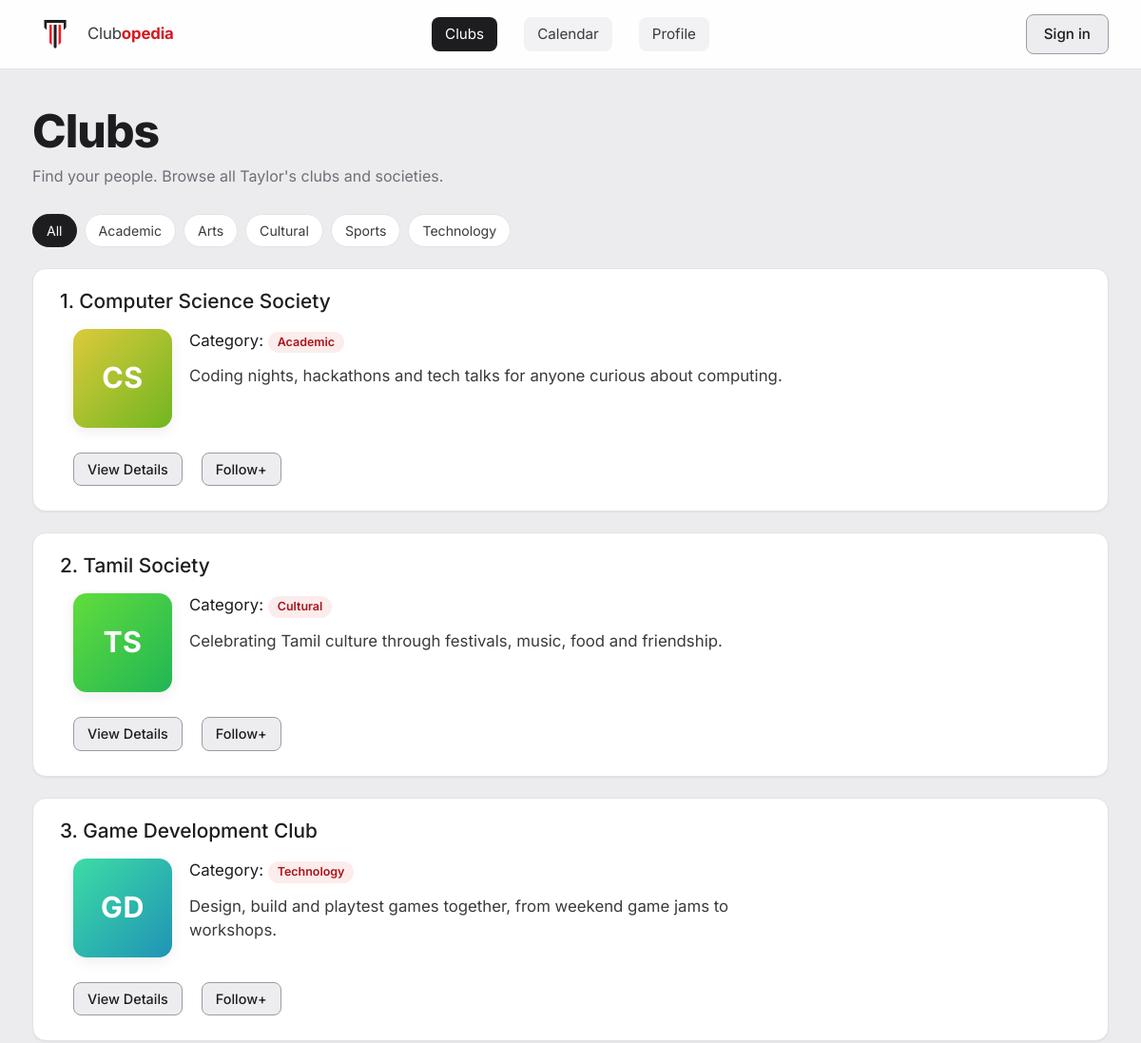
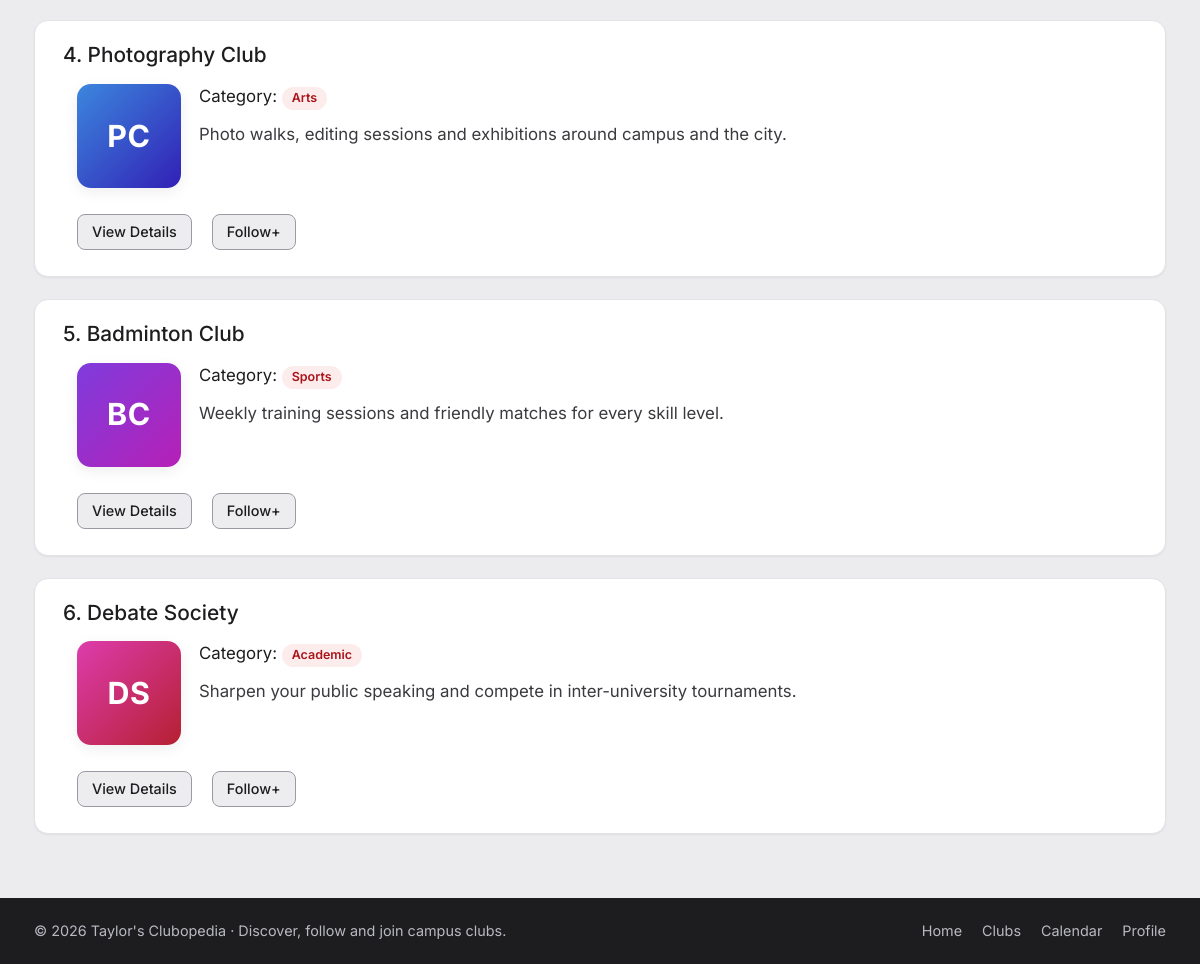
Screenshot of /clubs.php with the database file from the repository (2 pictures, top to bottom).
### tables this page shows
CREATE TABLE `clubs` (
  `club_id`       INT NOT NULL AUTO_INCREMENT,
  `club_name`     VARCHAR(150) NOT NULL,
  `category`      VARCHAR(50) NOT NULL,
  `description`   TEXT,
  `image`         VARCHAR(255) DEFAULT NULL,
  `organiser_id`  INT DEFAULT NULL COMMENT 'user who can edit this club',
  PRIMARY KEY (`club_id`),
  KEY `idx_clubs_organiser` (`organiser_id`),
  CONSTRAINT `fk_clubs_organiser` FOREIGN KEY (`organiser_id`) REFERENCES `users` (`user_id`) ON DELETE SET NULL
);

### includes/data.php (called while the page is built, shortened)
<?php
require_once __DIR__ . '/auth.php';
$currentUser = currentUser();
$clubs = $pdo->query(
    'SELECT club_id, club_name, category, description, image, organiser_id
     FROM clubs
     ORDER BY club_id'
)->fetchAll();

### includes/functions.php (called while the page is built, shortened)
<?php
function e($text)
{
    return htmlspecialchars((string) $text, ENT_QUOTES, 'UTF-8');
}
function isOrganiserOf($club, $user)
{
    return $user !== null && $user['role'] === 'organiser' && $club['organiser_id'] == $user['user_id'];
}
function initials($name)
{
    $result = '';
    foreach (preg_split('/\s+/', trim($name)) as $word) {
        if ($word !== '' && ctype_alpha($word[0])) {
            $result .= strtoupper($word[0]);
        }
        if (strlen($result) === 2) {
            break;
        }
    }
    return $result;
}
function clubHue($clubId)
{
    return ($clubId * 53) % 360;
}

### includes/auth.php (called while the page is built, shortened)
<?php
function currentUser()
{
    static $user = false;
    if ($user === false) {
        $user = null;
    }
    return $user;
}

### clubs.php (the view, shortened to what this page needs)
<?php
require 'includes/functions.php';
require 'includes/data.php';
usort($clubs, fn($a, $b) => isOrganiserOf($b, $currentUser) <=> isOrganiserOf($a, $currentUser));
$categories = array_unique(array_column($clubs, 'category'));
sort($categories);
require 'includes/header.php';
?>
<div class="container">
    <div class="page-head animate">
        <h1 class="page-title">Clubs</h1>
        <p class="page-subtitle">Find your people. Browse all Taylor's clubs and societies.</p>
    </div>
    <div class="clubs-toolbar animate" style="--i: 1">
        <button type="button" class="filter-chip active" data-category="All">All</button>
        <?php foreach ($categories as $category): ?>
            <button type="button" class="filter-chip" data-category="<?= e($category) ?>"><?= e($category) ?></button>
        <?php endforeach; ?>
    </div>
    <div class="club-list">
        <?php foreach ($clubs as $index => $club): ?>
            <?php
                $clubId      = (int) $club['club_id'];
                $isOwnClub   = isOrganiserOf($club, $currentUser);
            ?>
            <article class="card club-card animate<?= $isOwnClub ? ' is-own' : '' ?>" id="club-card-<?= $clubId ?>"
                     data-category="<?= e($club['category']) ?>" style="--i: <?= min($index + 2, 8) ?>">
                <h2 class="club-name">
                    <?= $index + 1 ?>. <?= e($club['club_name']) ?>
                </h2>
                <?php if ($isOwnClub): ?>
                    <!-- ORGANISER VIEW: the details can be edited in place.
                         Sent to actions/update_club.php -->
                    <form class="club-edit-form" action="actions/update_club.php" method="POST">
                        <?= csrfField() ?>
                        <?= returnField() ?>
                        <input type="hidden" name="club_id" value="<?= $clubId ?>">
                        <div class="club-content">
                            <div class="club-avatar club-image" style="--hue: <?= clubHue($clubId) ?>"><?= initials($club['club_name']) ?></div>
                            <div class="club-info">
                                <p class="club-category">
                                    Category:
                                    <span class="view-only badge"><?= e($club['category']) ?></span>
                                    <select class="edit-only select" name="category" aria-label="Category">
                                        <?php foreach ($categoryOptions as $option): ?>
                                            <option <?= $option === $club['category'] ? 'selected' : '' ?>><?= e($option) ?></option>
                                        <?php endforeach; ?>
                                    </select>
                                </p>
                                <p class="club-description view-only"><?= e($club['description']) ?></p>
                                <textarea class="edit-only input-line club-description-input" name="description" rows="2"
                                          maxlength="500" aria-label="Club description"><?= e($club['description']) ?></textarea>
                            </div>
                        </div>
                        <div class="club-actions">
                            <button type="button" class="btn btn-outline btn-sm view-only" data-edit-toggle>Edit Details</button>
                            <button type="submit" class="btn btn-dark btn-sm edit-only">Save Details</button>
                            <button type="button" class="btn btn-outline btn-sm edit-only" data-edit-toggle>Cancel</button>
                            <button type="button" class="btn btn-outline btn-sm" data-open="add-event-<?= $clubId ?>">Add Event</button>
                        </div>
                    </form>
                <?php else: ?>
                    <div class="club-content">
                        <div class="club-avatar club-image" style="--hue: <?= clubHue($clubId) ?>"><?= initials($club['club_name']) ?></div>
                        <div class="club-info">
                            <p class="club-category">Category: <span class="badge"><?= e($club['category']) ?></span></p>
                            <p class="club-description"><?= e($club['description']) ?></p>
                        </div>
                    </div>
                    <div class="club-actions">
                        <button type="button" class="btn btn-outline btn-sm" data-open="club-<?= $clubId ?>">View Details</button>
                        <?php if ($currentUser === null): ?>
                            <a href="login.php" class="btn btn-outline btn-sm">Follow+</a>
                        <?php endif; ?>
                    </div>
                <?php endif; ?>
            </article>
        <?php endforeach; ?>
    </div>
</div>
<?php require 'includes/footer.php'; ?>

### css/style.css (style rules this page uses)
:root { --accent: #d71920; --accent-dark: #a9141a; --accent-soft: #fdecec; --ink: #1d1d1f; --ink-soft: #3a3a3f; --muted: #6e6e78; --link: #3b82f6; --bg: #ececef; --surface: #ffffff; --line: #e2e2e7; --chip: #f2f2f4; --radius-sm: 8px; --radius: 14px; --radius-lg: 20px; --shadow-sm: 0 1px 2px rgba(0, 0, 0, .06); --shadow: 0 4px 14px rgba(0, 0, 0, .07); --shadow-lg: 0 14px 34px rgba(0, 0, 0, .12); --ease: cubic-bezier(.22, .61, .36, 1); }
*, *::before, *::after { box-sizing: border-box; }
html { scroll-behavior: smooth; }
body { margin: 0; min-height: 100vh; display: flex; flex-direction: column; font-family: 'Inter', system-ui, -apple-system, 'Segoe UI', Roboto, sans-serif; font-size: 16px; line-height: 1.5; color: var(--ink); background: var(--bg); -webkit-font-smoothing: antialiased; }
a { color: inherit; text-decoration: none; }
h1, h2, h3, h4 { margin: 0; line-height: 1.2; }
p { margin: 0; }
.container { width: 100%; max-width: 1180px; margin: 0 auto; padding: 0 24px; }
.page-title { font-size: clamp(2.2rem, 4vw, 3rem); font-weight: 800; letter-spacing: -.02em; }
.page-subtitle { margin-top: 6px; color: var(--muted); }
.page-head { margin-bottom: 28px; }
.btn { display: inline-flex; align-items: center; justify-content: center; gap: 6px; padding: 9px 18px; border-radius: var(--radius-sm); border: 1px solid transparent; font: inherit; font-size: .95rem; font-weight: 500; cursor: pointer; transition: background .2s var(--ease), color .2s var(--ease), border-color .2s var(--ease), transform .15s var(--ease), box-shadow .2s var(--ease); }
.btn-outline { background: #ededf0; border-color: #9a9aa3; color: var(--ink); }
.btn-sm { padding: 6px 14px; font-size: .9rem; }
.card { background: var(--surface); border-radius: var(--radius); box-shadow: var(--shadow-sm); border: 1px solid var(--line); }
.club-avatar { --hue: 0; flex-shrink: 0; display: grid; place-items: center; width: 44px; height: 44px; border-radius: 10px; background: linear-gradient(135deg, hsl(var(--hue) 70% 55%), hsl(calc(var(--hue) + 35) 70% 42%)); color: #fff; font-weight: 700; letter-spacing: .02em; overflow: hidden; }
.badge { display: inline-block; padding: 2px 10px; border-radius: 999px; background: var(--accent-soft); color: var(--accent-dark); font-size: .78rem; font-weight: 600; }
.clubs-toolbar { display: flex; flex-wrap: wrap; gap: 8px; margin-bottom: 22px; }
.filter-chip { padding: 6px 14px; border-radius: 999px; border: 1px solid var(--line); background: var(--surface); font: inherit; font-size: .88rem; color: var(--ink-soft); cursor: pointer; transition: all .2s var(--ease); }
.filter-chip.active { background: var(--ink); border-color: var(--ink); color: #fff; }
.club-list { display: grid; gap: 22px; }
.club-card { padding: 22px 28px 26px; transition: transform .25s var(--ease), box-shadow .25s var(--ease); }
.club-name { font-size: 1.3rem; font-weight: 500; margin-bottom: 16px; }
.club-content { display: flex; gap: 18px; align-items: flex-start; padding-left: 14px; }
.club-image { width: 104px; height: 104px; border-radius: 14px; font-size: 1.9rem; box-shadow: var(--shadow); }
.club-info p + p { margin-top: 12px; }
.club-category { font-size: 1.05rem; }
.club-description { font-size: 1.05rem; color: var(--ink-soft); max-width: 640px; }
.club-actions { display: flex; gap: 20px; margin-top: 26px; padding-left: 14px; }
.club-info { flex: 1; min-width: 0; }
.animate { animation: fadeUp .6s var(--ease) both; animation-delay: calc(var(--i, 0) * 90ms); }

### rows the page displays
clubs: club_name "Computer Science Society", clubHue($clubId) 53 (drawn), club_name "CS", category "Academic", description "Coding nights, hackathons and tech talks for anyone curious about computing."
clubs: club_name "Tamil Society", clubHue($clubId) 106 (drawn), club_name "TS", category "Cultural", description "Celebrating Tamil culture through festivals, music, food and friendship."
clubs: club_name "Game Development Club", clubHue($clubId) 159 (drawn), club_name "GD", category "Technology", description "Design, build and playtest games together, from weekend game jams to workshops."
clubs: club_name "Photography Club", clubHue($clubId) 212 (drawn), club_name "PC", category "Arts", description "Photo walks, editing sessions and exhibitions around campus and the city."
clubs: club_name "Badminton Club", clubHue($clubId) 265 (drawn), club_name "BC", category "Sports", description "Weekly training sessions and friendly matches for every skill level."
clubs: club_name "Debate Society", clubHue($clubId) 318 (drawn), club_name "DS", category "Academic", description "Sharpen your public speaking and compete in inter-university tournaments."

### other values shown
$category "Academic"
$category "Arts"
$category "Cultural"
$category "Sports"
$category "Technology"
